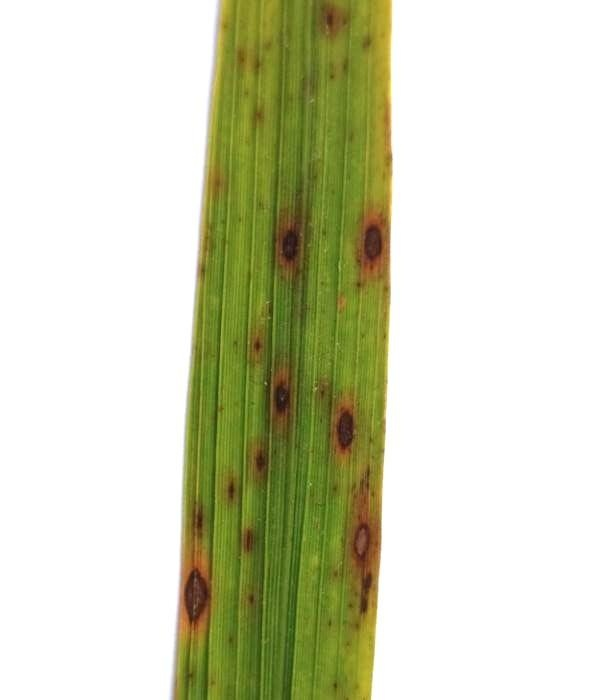
#> input picture FinalProject/datasets/new/brown spot/0_13.jpg, 608 x 700 px, given as the content of the folder /Users/Gagan/PycharmProjects/FinalProject/datasets/diseases2, which was not available
$ python datasetmodify.py
#> lines starting #> are read from the running program, lines starting #| are printed output that depends on the picture; pictures that were not available may be replaced by others from this repository, and a replacement may not be noted
from PIL import Image
import os
import shutil
import cv2


root_folder = 'C:/Users/Gagan/PycharmProjects/FinalProject/datasets/diseases2'
new_root=f"C:/Users/Gagan/PycharmProjects/FinalProject/datasets/new/"
for sub2dir in os.listdir(f'{root_folder}'):
    files = os.listdir(f'{root_folder}/{sub2dir}')
    for file in files:
        path=f'{root_folder}/{sub2dir}/{file}'
        # print(path)
        img = cv2.imread(path)
#> img is the input picture: shape (700, 608, 3); mean B, G, R 186.2, 213.1, 210.5

        # get the rotation matrix
        # img= img.resize(100,100)
        center = (img.shape[1] / 2, img.shape[0] / 2)
#> center = (304, 350)
        angle = [0,90,180,270]
        scale = 1
        for ng in angle:

            M = cv2.getRotationMatrix2D(center, ng, scale)

            # apply the rotation to the image
            rotated_img = cv2.warpAffine(img, M, (img.shape[1], img.shape[0]))


            new_filepath = f'{new_root}/{sub2dir}/{ng}_{file}'
            os.makedirs(os.path.dirname(new_filepath), exist_ok=True)

                            # flip vertically
            imgv = cv2.flip(rotated_img, 0)
            new_filepath1 = f'{new_root}/{sub2dir}/{ng}v_{file}'
            os.makedirs(os.path.dirname(new_filepath), exist_ok=True)

            # flip horizontally
            imgh = cv2.flip(rotated_img, 1)
            new_filepath2 = f'{new_root}/{sub2dir}/{ng}h_{file}'
            os.makedirs(os.path.dirname(new_filepath), exist_ok=True)

            print(new_filepath)
            cv2.imwrite(new_filepath, rotated_img)
            print(new_filepath1)
            cv2.imwrite(new_filepath1, imgv)
            print(new_filepath2)
            cv2.imwrite(new_filepath2, imgh)
#> this loop made 4 passes
#> pass 1, `imgv = cv2.flip(rotated_img, 0)`:
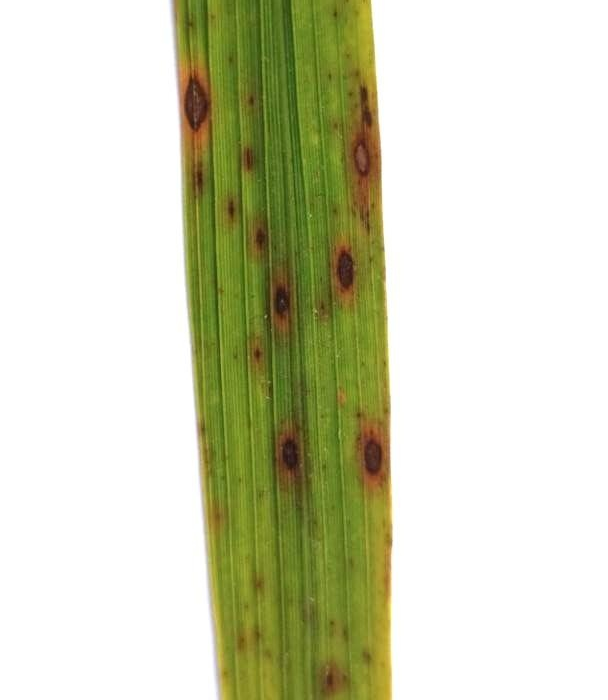
#> imgv: shape (700, 608, 3); mean B, G, R 186.2, 213.1, 210.5
#> pass 1, `imgh = cv2.flip(rotated_img, 1)`:
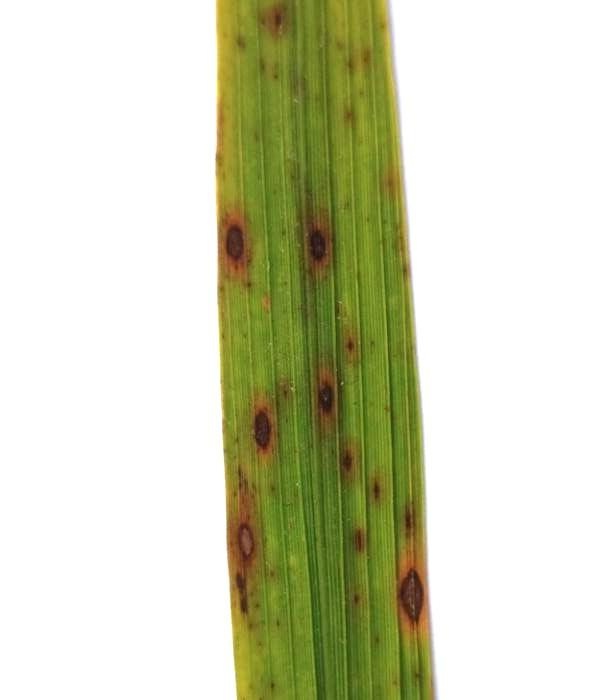
#> imgh: shape (700, 608, 3); mean B, G, R 186.2, 213.1, 210.5
#> pass 2, `rotated_img = cv2.warpAffine(img, M, (img.shape[1], img.shape[0]))`:
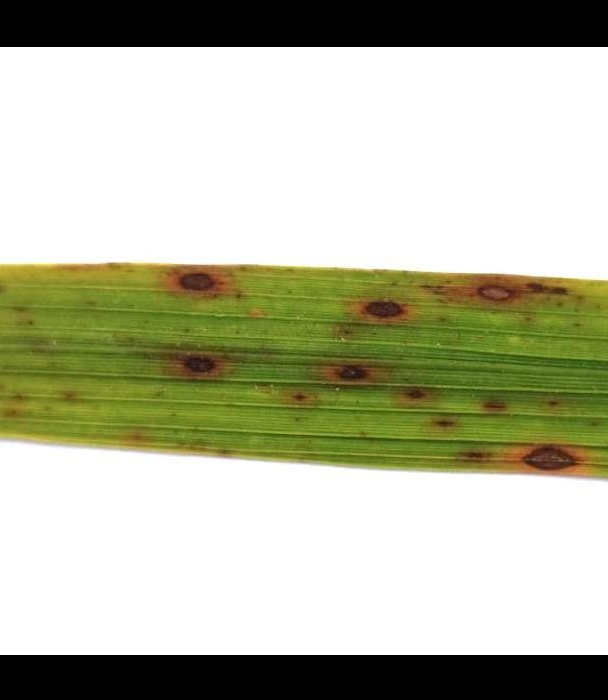
#> rotated_img: shape (700, 608, 3); mean B, G, R 161.4, 184.6, 182.4
#> pass 2, `imgv = cv2.flip(rotated_img, 0)`:
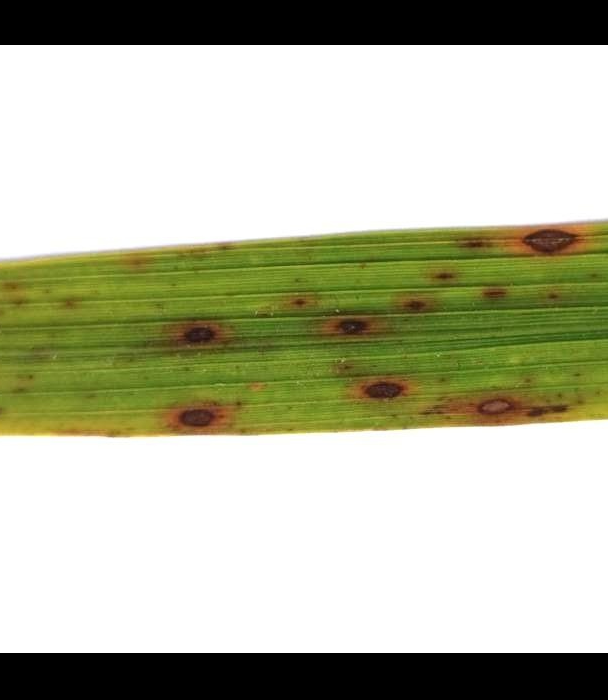
#> imgv: shape (700, 608, 3); mean B, G, R 161.4, 184.6, 182.4
#> after the loop:
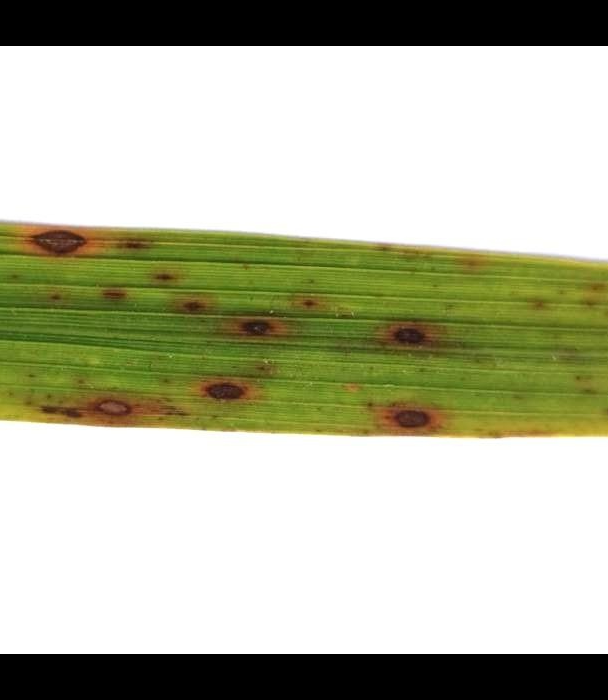
#> rotated_img: shape (700, 608, 3); mean B, G, R 161.4, 184.6, 182.4

$ run again, on FinalProject/datasets/new/healthy/0_36.jpg
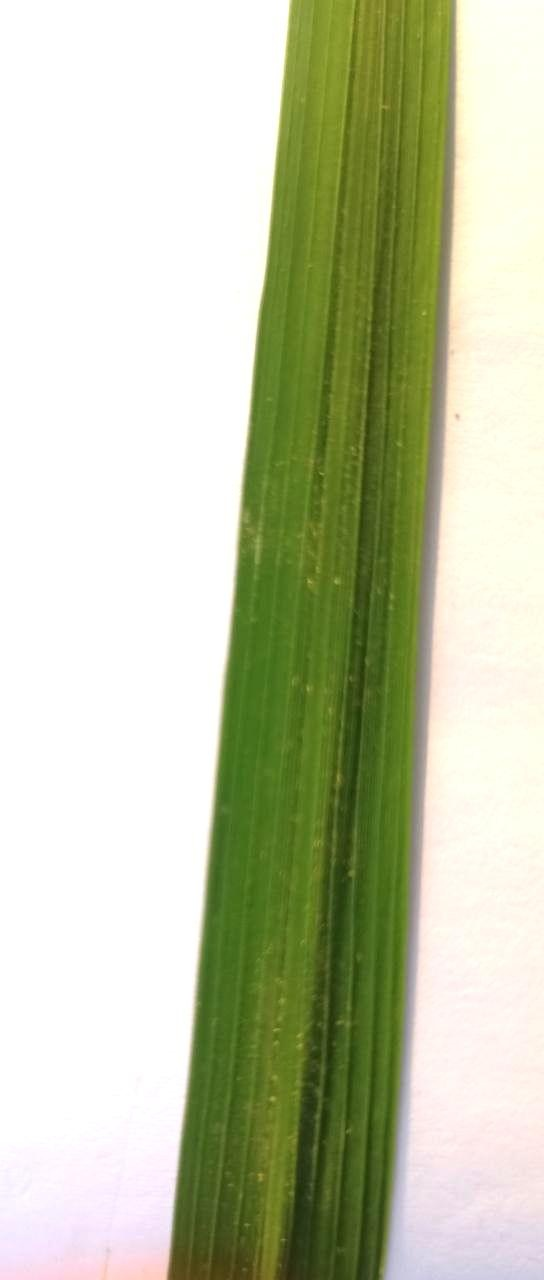
#> input picture FinalProject/datasets/new/healthy/0_36.jpg, 544 x 1280 px, given as the content of the folder /Users/Gagan/PycharmProjects/FinalProject/datasets/diseases2, which was not available
#> img is the input picture: shape (1280, 544, 3); mean B, G, R 169.8, 200, 194
#> the loop `for ng in angle: ` made 4 passes
#> pass 1, `imgh = cv2.flip(rotated_img, 1)`:
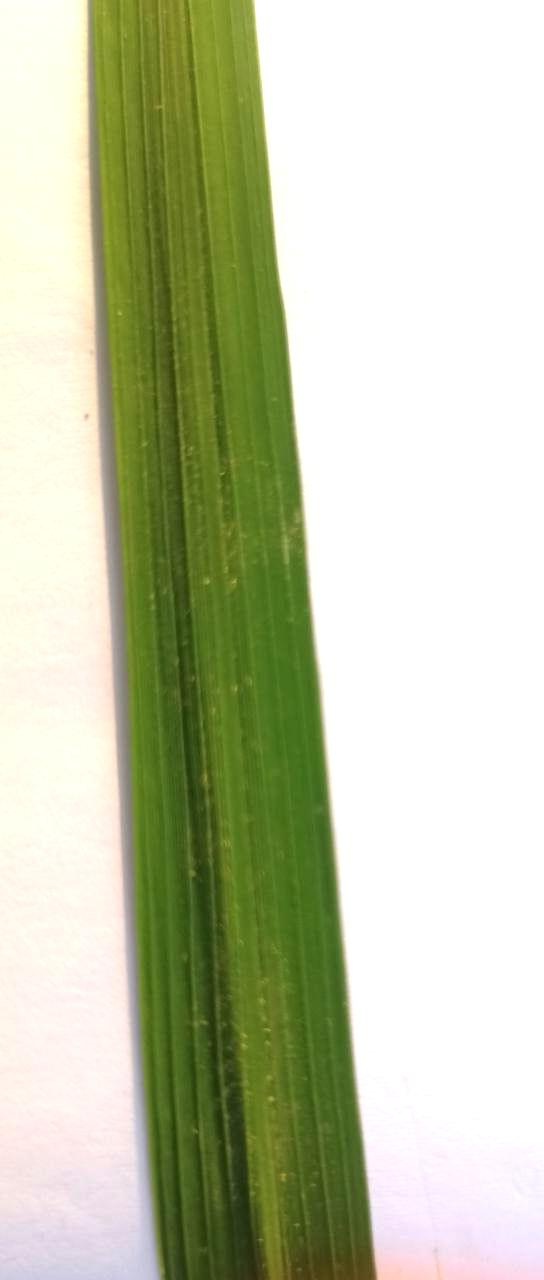
#> imgh: shape (1280, 544, 3); mean B, G, R 169.8, 200, 194
#> after the loop `for ng in angle:`:
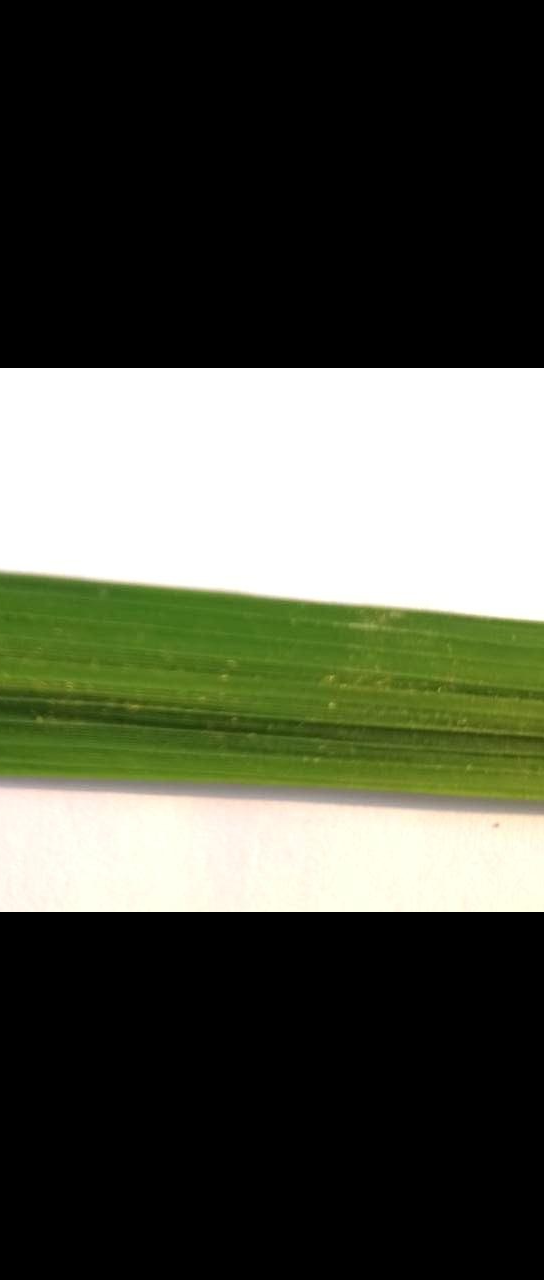
#> rotated_img: shape (1280, 544, 3); mean B, G, R 71.9, 85.6, 81.9

$ run again, on FinalProject/datasets/new/leaf scald/0_12.jpg
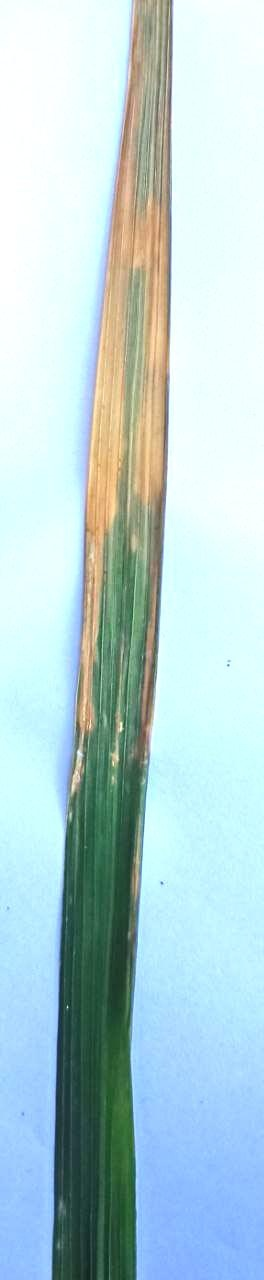
#> input picture FinalProject/datasets/new/leaf scald/0_12.jpg, 264 x 1280 px, given as the content of the folder /Users/Gagan/PycharmProjects/FinalProject/datasets/diseases2, which was not available
#> img is the input picture: shape (1280, 264, 3); mean B, G, R 212.8, 209.7, 182.8
#> the loop `for ng in angle: ` made 4 passes
#> pass 1, `imgv = cv2.flip(rotated_img, 0)`:
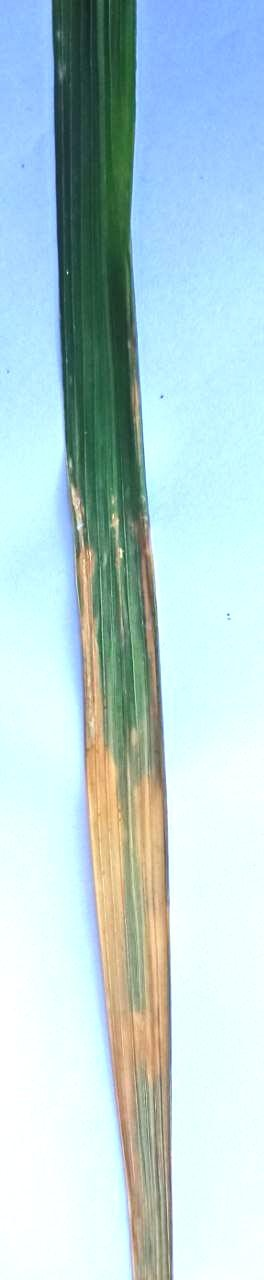
#> imgv: shape (1280, 264, 3); mean B, G, R 212.8, 209.7, 182.8
#> after the loop `for ng in angle:`:
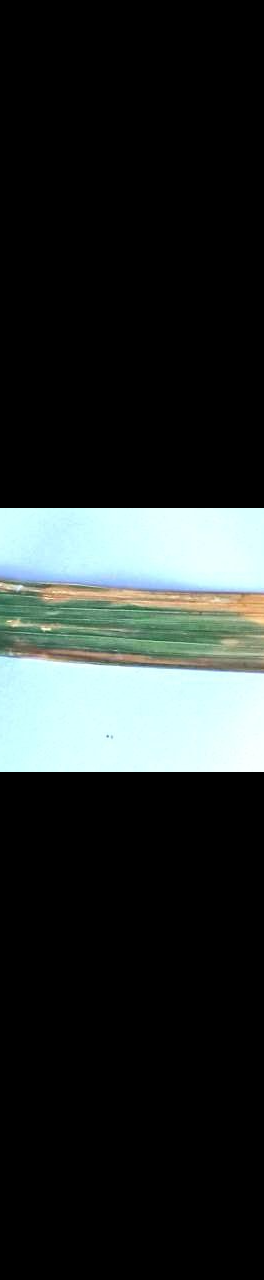
#> rotated_img: shape (1280, 264, 3); mean B, G, R 44, 45.2, 39.1
